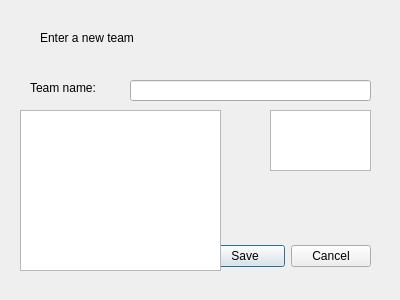
<?xml version="1.0" encoding="UTF-8"?>
<ui version="4.0">
 <class>CreateTeam</class>
 <widget class="QDialog" name="CreateTeam">
  <property name="geometry">
   <rect>
    <x>0</x>
    <y>0</y>
    <width>400</width>
    <height>300</height>
   </rect>
  </property>
  <property name="windowTitle">
   <string>Dialog</string>
  </property>
  <widget class="QDialogButtonBox" name="buttonBox">
   <property name="geometry">
    <rect>
     <x>30</x>
     <y>240</y>
     <width>341</width>
     <height>32</height>
    </rect>
   </property>
   <property name="orientation">
    <enum>Qt::Horizontal</enum>
   </property>
   <property name="standardButtons">
    <set>QDialogButtonBox::Cancel|QDialogButtonBox::Save</set>
   </property>
  </widget>
  <widget class="QLabel" name="title">
   <property name="geometry">
    <rect>
     <x>40</x>
     <y>30</y>
     <width>161</width>
     <height>16</height>
    </rect>
   </property>
   <property name="text">
    <string>Enter a new team</string>
   </property>
  </widget>
  <widget class="QLabel" name="tNameL">
   <property name="geometry">
    <rect>
     <x>30</x>
     <y>80</y>
     <width>91</width>
     <height>16</height>
    </rect>
   </property>
   <property name="text">
    <string>Team name: </string>
   </property>
  </widget>
  <widget class="QLineEdit" name="tNameE">
   <property name="geometry">
    <rect>
     <x>130</x>
     <y>80</y>
     <width>241</width>
     <height>21</height>
    </rect>
   </property>
  </widget>
  <widget class="QTableWidget" name="tableWidget">
   <property name="geometry">
    <rect>
     <x>20</x>
     <y>110</y>
     <width>201</width>
     <height>161</height>
    </rect>
   </property>
  </widget>
  <widget class="QTableView" name="tableView">
   <property name="geometry">
    <rect>
     <x>270</x>
     <y>110</y>
     <width>101</width>
     <height>61</height>
    </rect>
   </property>
  </widget>
 </widget>
 <resources/>
 <connections>
  <connection>
   <sender>buttonBox</sender>
   <signal>accepted()</signal>
   <receiver>CreateTeam</receiver>
   <slot>accept()</slot>
   <hints>
    <hint type="sourcelabel">
     <x>248</x>
     <y>254</y>
    </hint>
    <hint type="destinationlabel">
     <x>157</x>
     <y>274</y>
    </hint>
   </hints>
  </connection>
  <connection>
   <sender>buttonBox</sender>
   <signal>rejected()</signal>
   <receiver>CreateTeam</receiver>
   <slot>reject()</slot>
   <hints>
    <hint type="sourcelabel">
     <x>316</x>
     <y>260</y>
    </hint>
    <hint type="destinationlabel">
     <x>286</x>
     <y>274</y>
    </hint>
   </hints>
  </connection>
 </connections>
</ui>
